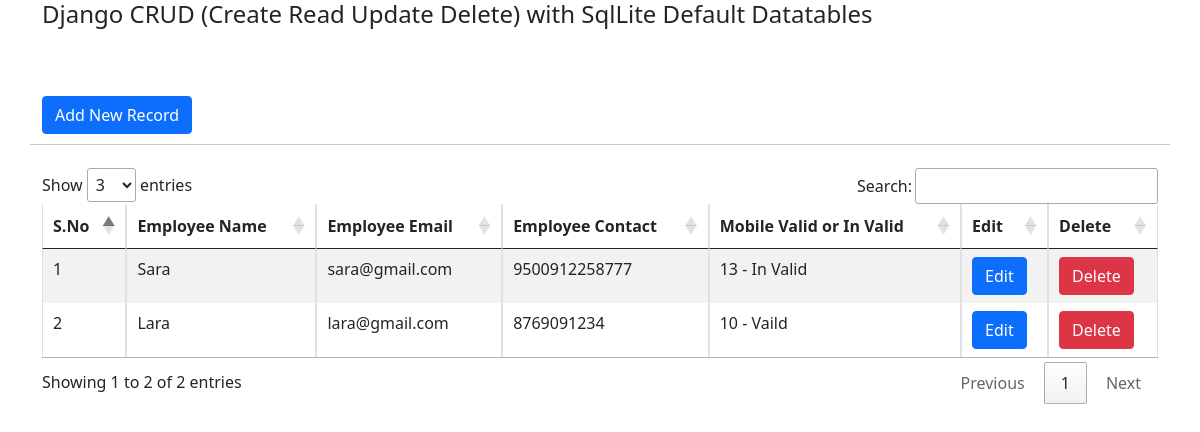
The app's page /, older data.
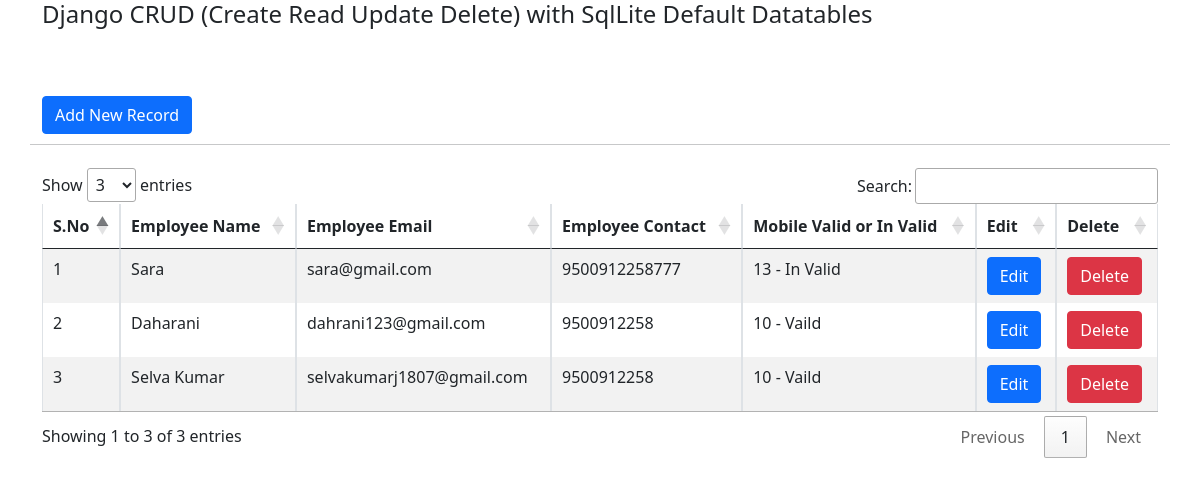
The same page, newer data.
### app/models.py (models this page shows)
class Employee(models.Model):
    name = models.CharField(max_length=100)
    email = models.EmailField()
    contact = models.CharField(max_length=15)
    class Meta:
        db_table = "tablemployee"

### app/views.py (the view)
# urls.py: path('', views.index),
def index(request):
    employees = Employee.objects.all()
    return render(request, 'index.html', {'employees': employees})

### app/templates/index.html (shortened to what this page needs)
{% extends "base.html" %}
{% block content %}
<span><a href="/addnew" class="btn btn-primary">Add New Record</a></span>
<br><br>
<hr>
<br>
<div class="col-md-12">
    <div class="table-responsive">
        <table id="bootstrapdatatable" class="table table-striped table-bordered" width="100%">
            <thead>
                <tr>
                    <th>S.No</th>
                    <th>Employee Name</th>
                    <th>Employee Email</th>
                    <th>Employee Contact</th>
                    <th>Mobile Valid or In Valid</th>
                    <th>Edit</th>
                    <th>Delete</th>
                </tr>
            </thead>
            <tbody>
                {% for employee in employees %}
                <tr>
                    <td>{{forloop.counter}}</td>
                    <td>{{ employee.name }}</td>
                    <td>{{ employee.email }}</td>
                    <td>{{ employee.contact }}</td>
                    <td>
                        {% if employee.contact|length == 10 %}
                        {{ employee.contact|length }} - Vaild
                        {% else %}
                        {{ employee.contact|length }} - In Valid
                        {% endif %}
                    </td>
                    <td><a href="/edit/{{ employee.id }}" class="btn btn-primary">Edit</a></td>
                    <td><a href="/delete/{{ employee.id }}" class="btn btn-danger">Delete</a></td>
                </tr>
                {% endfor %}
            </tbody>
        </table>
    </div>
</div>
{% endblock content %}

### app/templates/base.html (shortened to what this page needs)
<!DOCTYPE html>
<html lang="en">
<head>
    <link rel="stylesheet" type="text/css"
        href="https://cdn.jsdelivr.net/npm/bootstrap@5.0.2/dist/css/bootstrap.min.css" />
    <link rel="stylesheet" type="text/css" href="https://cdn.datatables.net/1.12.0/css/jquery.dataTables.min.css" />
</head>
<body>
    <div class="container">
        <div class="row">
            <h4>Django CRUD (Create Read Update Delete) with SqlLite Default Datatables</h4>
            <br><br><br><br>
            {% block content %}{% endblock %}
        </div>
    </div>
</body>
</html>

Row changes from the older to the newer data that the page shows:
removed Employee: name "Lara", email "lara@gmail.com", contact "8769091234", contact|length "10"
added Employee: name "Daharani", email "dahrani123@gmail.com", contact "9500912258", contact|length "10"
added Employee: name "Selva Kumar", email "selvakumarj1807@gmail.com", contact "9500912258", contact|length "10"
Text that changed along with them:
text written by a page script: "Show entries Search: Showing 1 to 2 of 2 entries Previous 1 Next" → "Show entries Search: Showing 1 to 3 of 3 entries Previous 1 Next"
